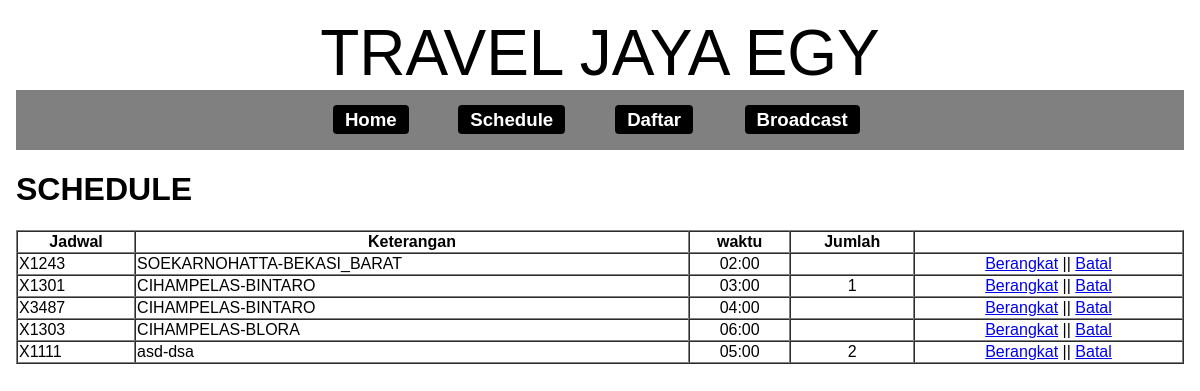
Screenshot of /Schedule.php with the database file from the repository.
### tables this page shows
CREATE TABLE IF NOT EXISTS `jadwal` (
  `kode_jadwal` varchar(6) NOT NULL,
  `asal` varchar(100) NOT NULL,
  `tujuan` varchar(100) NOT NULL,
  `jam_keberangkatan` varchar(8) NOT NULL DEFAULT '00:00:00',
  `harga` int(11) NOT NULL DEFAULT '0',
  `aktif` tinyint(4) NOT NULL DEFAULT '1',
  PRIMARY KEY (`kode_jadwal`)
);

### Schedule.php (the view)
<?php include_once "header.php";?>
<?php include_once "sidebar.php";?>
<h1>SCHEDULE</h1>
<?php
$query =	mysql_query("select *, (select sum(jumlah) from reservasi where reservasi.kode_jadwal = jadwal.kode_jadwal and reservasi.berangkat = 0) total from jadwal order by tujuan asc");
$check	=	mysql_num_rows($query);
if($check >= 0){
	echo "<table width='100%' border='1' cellspacing='0'>
	<tr><th>Jadwal</th><th>Keterangan</th><th>waktu</th><th>Jumlah</th><th>&nbsp;</th></tr>";
	while($data = mysql_fetch_array($query)){
		echo "<tr><td>". $data['kode_jadwal']."</td>
						<td>".$data['asal']."-".$data['tujuan']."</td>
						<td align='center'>".$data['jam_keberangkatan']."</td>
						<td align='center'>".$data['total']."</td>
						<td align='center'><a href='proses_keberangkatan.php/?kode_jadwal=".$data['kode_jadwal']."'>Berangkat</a> || <a href='proses_keberangkatan.php/?kode_cancel=".$data['kode_jadwal']."'>Batal</td>
						</tr>";
		}
	echo "</table>";
	}
	?>
<?php include_once "footer.php";?>

### header.php (shortened to what this page needs)
<html>
<head>
<link rel="stylesheet" type="text/css" href="jqplot/jquery.jqplot.min.css" />
<link rel="stylesheet" type="text/css" href="style.css" />
</head>

### sidebar.php
<body>
<center>
<div class="header">
TRAVEL JAYA EGY
</div>
<div class="div-sidebar">
<table class ="sidebar">
	<tr><th><a href="home.php">Home</a></th>
	<th><a href="Schedule.php">Schedule</a></th>
	<th><a href="daftar.php">Daftar</a></th>
	<th><a href="broadcast.php">Broadcast</a></th></tr>
</table>
</div>
</center>

### footer.php
</body>
</html>

### style.css (style rules this page uses)
body { background-color:none; font-family:arial; padding:8px; }
.header { font-size:48pt; border-bottom:2px; border-bottom-color:black; }
.div-sidebar { background-color:grey; padding:4px; }
.sidebar { width:50%; margin-top:8px; margin-bottom:8px; }
.sidebar tr th { padding:5px; }
.sidebar tr th a { text-decoration:none; padding:4px 12px 4px 12px; background-color:black; color:white; border-radius:4px; font-size:14pt; }

### rows the page displays
jadwal: kode_jadwal "X1243", asal "SOEKARNOHATTA", tujuan "BEKASI_BARAT", jam_keberangkatan "02:00"
jadwal: kode_jadwal "X1301", asal "CIHAMPELAS", tujuan "BINTARO", jam_keberangkatan "03:00", total "1"
jadwal: kode_jadwal "X3487", asal "CIHAMPELAS", tujuan "BINTARO", jam_keberangkatan "04:00"
jadwal: kode_jadwal "X1303", asal "CIHAMPELAS", tujuan "BLORA", jam_keberangkatan "06:00"
jadwal: kode_jadwal "X1111", asal "asd", tujuan "dsa", jam_keberangkatan "05:00", total "2"
